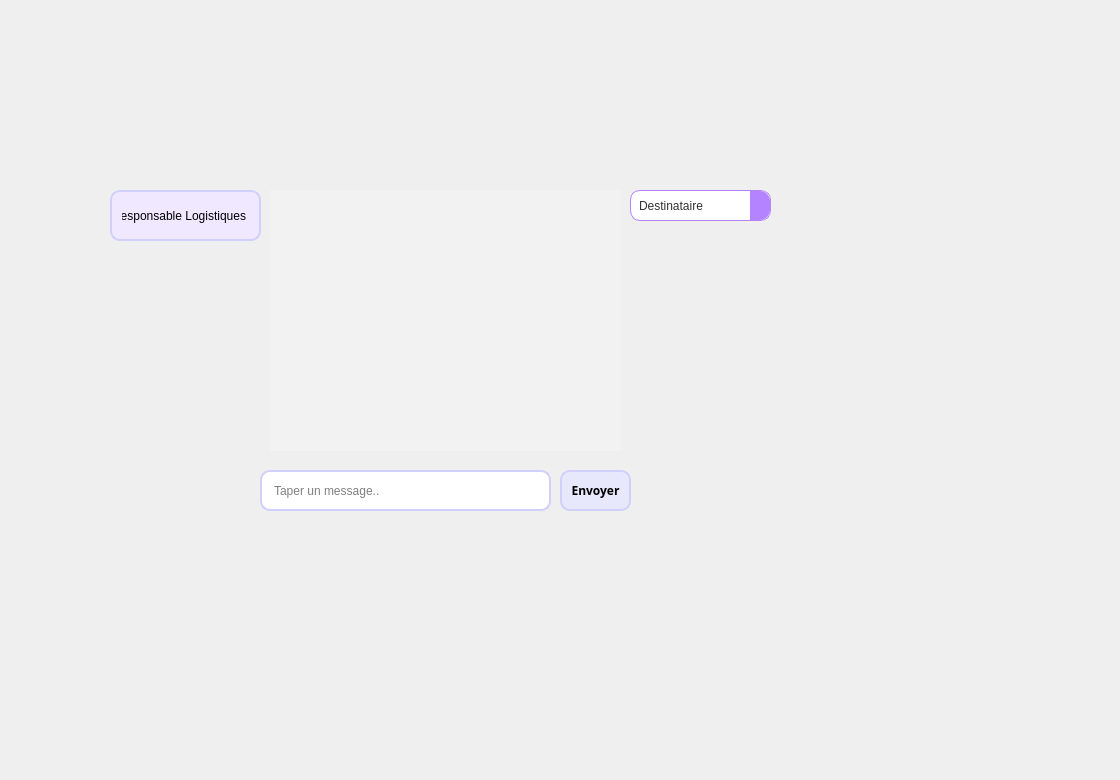
      <widget class="QWidget" name="tab_5">
       <attribute name="title">
        <string>ChatBox</string>
       </attribute>
       <widget class="QLineEdit" name="logist_msg_4">
        <property name="geometry">
         <rect>
          <x>260</x>
          <y>470</y>
          <width>291</width>
          <height>41</height>
         </rect>
        </property>
        <property name="styleSheet">
         <string notr="true">QLineEdit#logist_msg_4 {
    border: 2px solid #D1D0FB; /* Lighter blue border */
    border-radius: 10px;
    padding: 10px;
    background-color: #ffffff; /* White background */
}

QLineEdit#lineEdit_chatbox:focus {
    border-color: #92c9ff; /* Focused border color */
}

QLineEdit#lineEdit_chatbox::placeholder {
    color: #999999; /* Placeholder text color */
}</string>
        </property>
        <property name="text">
         <string/>
        </property>
        <property name="placeholderText">
         <string>Taper un message..</string>
        </property>
       </widget>
       <widget class="QPushButton" name="logist_chatbox_3">
        <property name="geometry">
         <rect>
          <x>560</x>
          <y>470</y>
          <width>71</width>
          <height>41</height>
         </rect>
        </property>
        <property name="font">
         <font>
          <family>Space Grotesk</family>
          <weight>75</weight>
          <bold>true</bold>
         </font>
        </property>
        <property name="styleSheet">
         <string notr="true">QLabel {
    font-family: &quot;Space Grotesk&quot;;
}
/* Push Button Styling */
QPushButton {
    background-color: #E8E8FD; /* Set the background color for the push button */
    border: 2px solid #D1D0FB; /* Set the border color */
    border-radius: 10px; /* Adjust the radius for the rounded corners */
    color: #000000; /* Set the text color */
    font-family: &quot;Space Grotesk&quot;;

}
QPushButton:hover
{
background-color:rgb(138, 110, 161);
color:white;
}


</string>
        </property>
        <property name="text">
         <string>Envoyer</string>
        </property>
       </widget>
       <widget class="QLineEdit" name="logis_sender_3">
        <property name="geometry">
         <rect>
          <x>110</x>
          <y>190</y>
          <width>151</width>
          <height>51</height>
         </rect>
        </property>
        <property name="styleSheet">
         <string notr="true">QLineEdit#logis_sender_3 {
    border: 2px solid #D1D0FB; /* Bordure bleue plus claire */
    border-radius: 10px;
    padding: 10px;
    background-color: #f0e8ff; /* Fond violet clair */
}

QLineEdit#logis_sender_3:focus {
    border-color: #92c9ff; /* Couleur de bordure lorsqu'il est en focus */
}

QLineEdit#logis_sender_3::placeholder {
    color: #999999; /* Couleur du texte de l'indicateur */
}</string>
        </property>
        <property name="text">
         <string>Responsable Logistiques</string>
        </property>
       </widget>
       <widget class="QComboBox" name="logist_services_3">
        <property name="geometry">
         <rect>
          <x>630</x>
          <y>190</y>
          <width>141</width>
          <height>31</height>
         </rect>
        </property>
        <property name="styleSheet">
         <string notr="true">QComboBox#logist_services_3 {
    border: 1px solid #b483ff; /* Light purple border */
    border-radius: 10px;
    padding: 8px;
    background-color: #ffffff; /* White background */
    color: #333333; /* Text color */
}

QComboBox#logist_services_3:focus {
    border-color: #a35ad6; /* Focused border color */
}

QComboBox#logist_services_3::drop-down {
    subcontrol-origin: padding;
    subcontrol-position: top right;
    width: 20px; /* Adjust the width of the drop-down button */
    border-left: none; /* Remove the border on the left side of the drop-down button */
    border-top-right-radius: 10px; /* Rounded corner for the top-right of the drop-down button */
    border-bottom-right-radius: 10px; /* Rounded corner for the bottom-right of the drop-down button */
    background-color: #b483ff; /* Light purple background for the drop-down button */
}

QComboBox#comboBoxchat_2::down-arrow {
    image: url(&quot;://arrow_down.png&quot;); /* Set a custom image for the drop-down arrow */
    width: 16px; /* Adjust the width of the arrow */
    height: 16px; /* Adjust the height of the arrow */
}</string>
        </property>
        <item>
         <property name="text">
          <string>Destinataire</string>
         </property>
        </item>
        <item>
         <property name="text">
          <string>Responsable POD</string>
         </property>
        </item>
        <item>
         <property name="text">
          <string>Responsable Sponsoring</string>
         </property>
        </item>
        <item>
         <property name="text">
          <string>Responsable Trésorier</string>
         </property>
        </item>
        <item>
         <property name="text">
          <string>Responsable Invités</string>
         </property>
        </item>
        <item>
         <property name="text">
          <string>Responsable Employes</string>
         </property>
        </item>
       </widget>
       <widget class="QListWidget" name="logist_chat_3">
        <property name="geometry">
         <rect>
          <x>270</x>
          <y>190</y>
          <width>351</width>
          <height>261</height>
         </rect>
        </property>
        <property name="styleSheet">
         <string notr="true">QListWidget {
    border: 0px solid #D1D0FB;
    background-color: #f2f2f2;
    padding: 10px;
}

QListWidget::item {
    margin-bottom: 10px;
    padding: 10px;
    border-radius: 8px;
    max-width: 70%;
    background-color: #6ec6ff; /* Light blue */
}

QListWidget::item:alternate {
    align-self: flex-end;
    background-color: #dff2ff; /* Light blue */
}

QListWidget::item:selected {
    background-color: #b7e1fc; /* Lighter blue */
}

QListWidget::item:hover {
    background-color: #ebf9ff; /* Lighter hover color */
}

QListWidget::item:selected:active {
    background-color: #92c9ff; /* Active selection color */
}

QListWidget::item::text {
    color: #333; /* Text color */
}

QListWidget::item::text:selected {
    color: #000; /* Selected text color */
}
</string>
        </property>
       </widget>
       <widget class="QLabel" name="label_39">
        <property name="geometry">
         <rect>
          <x>10</x>
          <y>0</y>
          <width>991</width>
          <height>201</height>
         </rect>
        </property>
        <property name="styleSheet">
         <string notr="true">background-image: url(&quot;C:/Users/user/Desktop/projet_integration (4)/projet_integration/projet/Group 201 (1).png&quot;);
background-repeat: no-repeat;
background-position: center;
</string>
        </property>
        <property name="text">
         <string/>
        </property>
       </widget>
       <widget class="QLabel" name="label_53">
        <property name="geometry">
         <rect>
          <x>0</x>
          <y>-30</y>
          <width>1111</width>
          <height>771</height>
         </rect>
        </property>
        <property name="styleSheet">
         <string notr="true">background-image:url(:/tsawer/background.png)</string>
        </property>
        <property name="text">
         <string/>
        </property>
       </widget>
       <zorder>label_53</zorder>
       <zorder>logist_msg_4</zorder>
       <zorder>logist_chatbox_3</zorder>
       <zorder>logis_sender_3</zorder>
       <zorder>logist_services_3</zorder>
       <zorder>logist_chat_3</zorder>
       <zorder>label_39</zorder>
      </widget>
